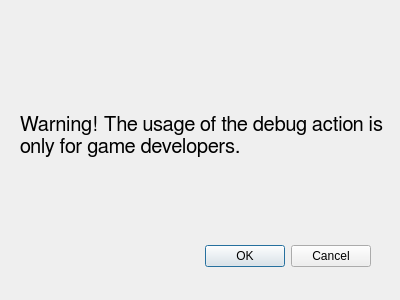
<?xml version="1.0" encoding="UTF-8"?>
<ui version="4.0">
 <class>DebugMessage</class>
 <widget class="QDialog" name="DebugMessage">
  <property name="geometry">
   <rect>
    <x>0</x>
    <y>0</y>
    <width>400</width>
    <height>300</height>
   </rect>
  </property>
  <property name="windowTitle">
   <string>Dialog</string>
  </property>
  <widget class="QDialogButtonBox" name="buttonBox">
   <property name="geometry">
    <rect>
     <x>30</x>
     <y>240</y>
     <width>341</width>
     <height>32</height>
    </rect>
   </property>
   <property name="orientation">
    <enum>Qt::Horizontal</enum>
   </property>
   <property name="standardButtons">
    <set>QDialogButtonBox::Cancel|QDialogButtonBox::Ok</set>
   </property>
  </widget>
  <widget class="QLabel" name="label">
   <property name="geometry">
    <rect>
     <x>20</x>
     <y>60</y>
     <width>371</width>
     <height>151</height>
    </rect>
   </property>
   <property name="font">
    <font>
     <family>FreeSans</family>
     <pointsize>15</pointsize>
    </font>
   </property>
   <property name="text">
    <string>Warning! The usage of the debug action is 
only for game developers.</string>
   </property>
  </widget>
 </widget>
 <resources/>
 <connections>
  <connection>
   <sender>buttonBox</sender>
   <signal>accepted()</signal>
   <receiver>DebugMessage</receiver>
   <slot>accept()</slot>
   <hints>
    <hint type="sourcelabel">
     <x>248</x>
     <y>254</y>
    </hint>
    <hint type="destinationlabel">
     <x>157</x>
     <y>274</y>
    </hint>
   </hints>
  </connection>
  <connection>
   <sender>buttonBox</sender>
   <signal>rejected()</signal>
   <receiver>DebugMessage</receiver>
   <slot>reject()</slot>
   <hints>
    <hint type="sourcelabel">
     <x>316</x>
     <y>260</y>
    </hint>
    <hint type="destinationlabel">
     <x>286</x>
     <y>274</y>
    </hint>
   </hints>
  </connection>
 </connections>
</ui>
